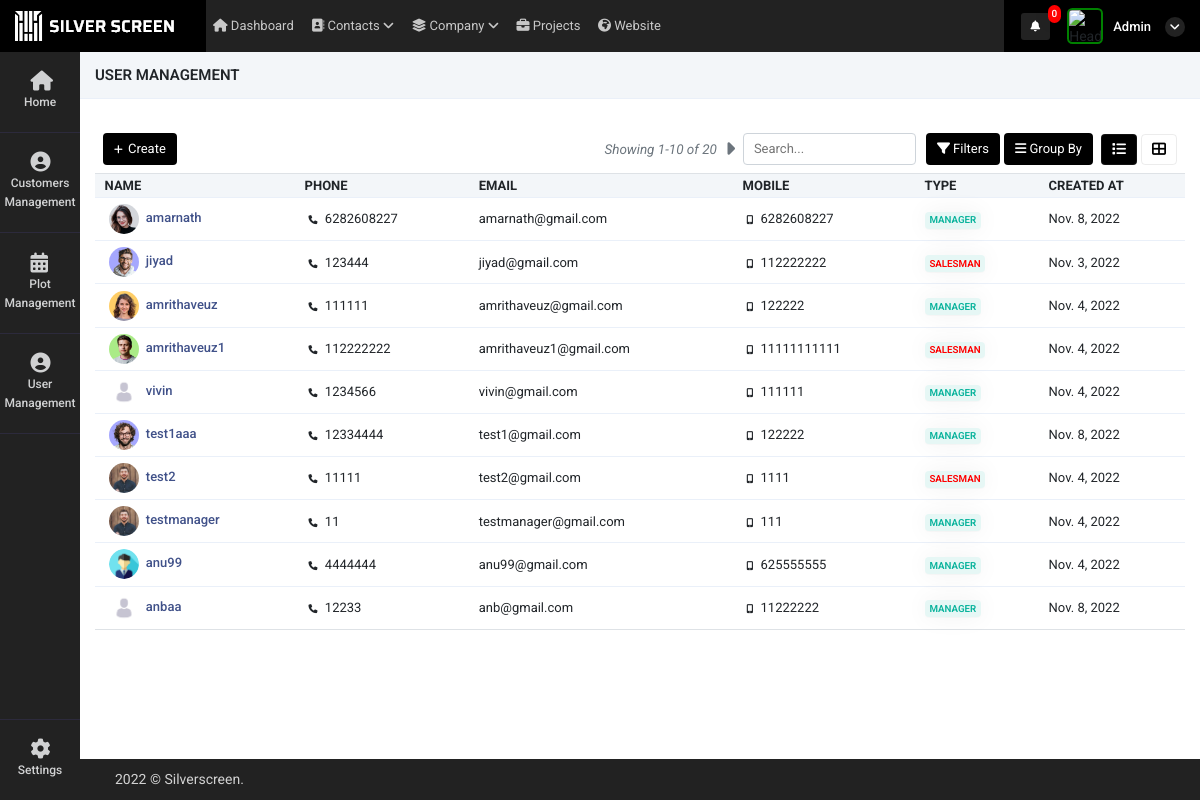
Screenshot of /user_management (signed in) with the database file from the repository.
### super_admin/models.py (models this page shows)
class common(models.Model):  # COMM0N
    dt = models.DateField(auto_now=True)
    tm = models.TimeField(auto_now=True)
    updated = models.DateTimeField(default=timezone.now)
    status = models.CharField(max_length=255, null=True)
    class Meta:
        abstract = True

class user_Details(common):
    auth_user = models.ForeignKey(User,on_delete=models.CASCADE,related_name="auth_user_login_id", null=True)
    name = models.CharField(max_length=255,null=True)
    phone = models.CharField(max_length=255,null=True)
    email = models.EmailField(null=True)
    mobile = models.CharField(max_length=255,null=True)
    emp_id = models.CharField(max_length=255,null=True)
    address1 = models.CharField(max_length=255,null=True)
    address2 = models.CharField(max_length=255,null=True)
    city = models.CharField(max_length=255,null=True)
    state = models.CharField(max_length=255,null=True)
    country = models.CharField(max_length=255,null=True)
    zip = models.CharField(max_length=255,null=True)
    password_geration_type = models.CharField(max_length=255,choices=password_generate_option,null=True)
    user_type = models.CharField(max_length=255,choices=login_user_type,null=True)
    atatchment = models.FileField(upload_to="user_image",null=True)
    created_by = models.ForeignKey(User,on_delete=models.CASCADE,related_name="added_by_user_id", null=True)
    plot_list_view = models.CharField(max_length=255,null=True)
    price_visibility = models.IntegerField(null=True,default=1)
    property_access =  models.CharField(max_length=255,choices=property_access_option,null=True)
    manager_nav_ploat_permission = models.IntegerField(default=0)
    manager_nav_user_permission = models.IntegerField(default=0)
    manager_nav_plot_edit_permission = models.IntegerField(default=0)

### super_admin/views.py (the view)
# urls.py: path('user_management',views.user_management,name='user_management'),
def user_management(request):
    page_number = request.GET.get("page")
    user_data = user_Details.objects.all()
    data_paginator = Paginator(user_data, 10)
    try:
        page_obj = data_paginator.get_page(page_number)
    except PageNotAnInteger:
        page_obj = data_paginator.page(1)
    context = {
        'user_data': user_data,
        'page_obj': page_obj
    }
    return render(request, 'super_admin/user_management.html', context)

### super_admin/templates/super_admin/user_management.html (shortened to what this page needs)
 {% extends "super_admin/base10.html" %}
{% load static %}
    {% block content %}
    <div class="container-fluid px-0">
        <div class="row">
            <div class="col-12 buttns">
                <h5>User Management</h5>
            </div>
            </div>
            </div>
    <div class="container-fluid mt-4">
        <div class="tab-content contnt" id="demo_result_employee">
            <div class="tab-pane active" id="home1" role="tabpanel">
                <div
                    class="d-flex align-items-center justify-content-between px-2">
                    <div class="col-md-4 px-0">
                        <a href="create_user"><button type="button"
                                class="btn btn-prim add-btn create-button"><i
                                    class="fas fa-plus"></i>
                                Create
                            </button></a>
                    </div>
                    <div class="d-flex align-items-center">
                        <span class="text-muted d-flex align-items-center">
                            <i class="text-muted" style="font-size: 13.5px;">Showing {{ page_obj.start_index }}-{{ page_obj.end_index }} of {{ page_obj.paginator.count }}</i>
                            {% if page_obj.has_next %}
                                <a class="next_page_action" data-url="next_page_action_url_user?page={{page_obj.next_page_number}}"  style="color: black;" href="#"><i class="fas fa-caret-right ml-2 pagintn text-muted pagination_add" style="font-size: 20px;margin-top: 3px;"></i></a>
                            {% endif %}
                        </span>
                        <input type="text" class="form-cont ml-2"
                            placeholder="Search..." autocomplete="off"
                            id="search_value" value="" onkeyup="myFunction()">
                        <div class="dropdown btn-group fitr">
                            <button type="button" class="btn btn-prim dropdown-toggle" data-toggle="dropdown">
                                <i class="fas fa-filter"></i>
                                Filters
                            </button>
                        </div>
                        <div class="dropdown btn-group grpby">
                            <button type="button" class="btn btn-prim mx-1 dropdown-toggle" data-toggle="dropdown"> <i
                                    class="fas fa-bars"></i>
                                Group By
                            </button>
                        </div>
                        <ul class="nav nav-tabs nav-ta" role="tablist">
                            <li class="nav-item mx-1">
                                <a class="nav-link kan-tab active"
                                    data-toggle="tab" href="#ho" role="tab"
                                    aria-selected="false">
                                    <i class="fas fa-list"></i>
                                </a>
                            </li>
                            <li class="nav-item">
                                <a class="nav-link kan-tab" data-toggle="tab"
                                    href="#pro" role="tab"
                                    aria-selected="false">
                                    <i class="fas fa-th-large"></i>
                                </a>
                            </li>
                        </ul>
                    </div>
                </div>
                <div class="tab-content">
                    <div class="tab-pane active" id="ho" role="tabpanel">
                        <div class="table-responsive mb-1  mt-2">
                            <table class="table table-nowrap align-middle user_table"
                                id="orderTable">
                                <thead class="table-light">
                                    <tr class="text-uppercase">
                                        <th class="sort"
                                            data-sort="customer_name" style="width:200px;">
                                            Name</th>
                                        <th class="sort"
                                            data-sort="product_name">
                                           Phone
                                        </th>
                                        <th class="sort" data-sort="date">Email</th>
                                        <th class="sort" data-sort="company">
                                           Mobile
                                        </th>
                                        <th class="sort" data-sort="company">
                                            Type
                                         </th>
                                        <th class="sort" data-sort="company">
                                           Created At
                                        </th>
                                    </tr>
                                </thead>
                                <tbody class="list form-check-all append_search_result">
                                    {% for i in page_obj  %}
                                    <tr onclick="window.location='user_edit?id={{i.id}}'">
                                        {% if i.atatchment == "" %}
                                        <td class="id"><img style="width:30px;    border-radius: 50%;" src="{% static 'adminicon.jpg' %}" class="m-1"/><a href="user_edit?id={{i.id}}"
                                                class="fw-medium link-primary">&nbsp;{{i.name}}</a>
                                        </td>
                                        {% else %}
                                        <td class="id"><img style="width:30px;    border-radius: 50%;" src="./media/{{i.atatchment}}" class="m-1"/><a href="user_edit?id={{i.id}}"
                                                class="fw-medium link-primary">&nbsp;{{i.name}}</a>
                                        </td>
                                        {% endif %}
                                        <td class="customer_name"><i class="fa fa-phone m-1" style="font-size: 9px;"></i>&nbsp;{{i.phone}}
                                        </td>
                                        <td class="product_name">{{i.email}}</td>
                                        <td class="date"><i class="fa fa-mobile m-1" style="font-size: 9px;"></i>&nbsp;{{i.mobile}}</td>
                                        <td class="company">
                                            {% if i.user_type == "manager" %}
                                            <span
                                                class="badge badge-soft-success text-uppercase">Manager</span>
                                            {% elif i.user_type == "salesman"  %}
                                            <span style="color: red!important"
                                                class="badge badge-soft-success text-uppercase">Salesman</span>
                                            {% endif %}
                                            </td>
                                        <td class="status">{{i.dt}}
                                        </td>
                                    </tr>
                                    {% endfor %}
                                </tbody>
                            </table>
                        </div>
                    </div>
                </div>
            </div>
        </div>
    </div>
{% endblock %}

### super_admin/templates/super_admin/base10.html (shortened to what this page needs)
<!doctype html>
<html lang="en">
    {% load static %}
    {% load notification %}
<head>
    <link rel="stylesheet" href="{% static 'admin/css/morris.css' %}">
    <link href="{% static 'admin/css/bootstrap.min.css' %}" rel="stylesheet" type="text/css" />
    <link href="{% static 'admin/css/icons.css' %}" rel="stylesheet" type="text/css" />
    <link href="{% static 'admin/css/style.css' %}" rel="stylesheet" type="text/css" />
</head>
<body class="">
    <div id="wrapper">
        <div class="left side-menu">
            <div class="slimscroll-menu" id="remove-scroll">
                <div id="sidebar-menu" class="sidaber_menu">
                    <ul class="" id="side-menu">
                        <li>
                            <a class="splnav" href="{% url 'home' %}"> <i class="fa fa-home"></i>
                                <p>Home</p>
                            </a>
                        </li>
                        {% if request.user|get_user_type_action:"user_type" %}
                        <li>
                            <a href="customer_management" class="splnav"> <i class="fa fa-user-circle"></i>
                                <p>Customers Management</p>
                            </a>
                        </li>
                        {% endif %}
                        {% if request.user|get_nav_permission:"plot_management" %}
                        <li>
                            <a class="splnav" href="property_management"> <i class="fa fa-calendar"></i>
                                <p>Plot Management</p>
                            </a>
                        </li>
                        {% endif %}
                        {% if request.user|get_nav_permission:"user_management" %}
                        <li>
                            <a href="user_management" class="splnav"> <i class="fa fa-user-circle"></i>
                                <p>User  Management</p>
                            </a>
                        </li>
                        {% endif %}
                        <li class="bootm_toggle_settings_button ">
                            <a class="splnav bdr_btmnone_nav" href="profile"> <i class="fa fa-cog"></i>
                                <p>Settings</p>
                            </a>
                        </li>
                    </ul>
                </div>
            </div>
        </div>
        <div class="content-page">
            <div class="topbar">
                <div class="navbar-header">
                    <div class="d-flex">
                        <div class="binance">
                            <img src="{% static 'admin/img/silv.png' %}" alt="">
                        </div>
                    </div>
                    <ul class="navbar-nav1 bg-2 col">
                        <li class="nav-item d-none d-sm-inline-block">
                            <a href="" class="nav-link"><i class="fa fa-home"></i> Dashboard</a>
                        </li>
                        <li class="nav-item d-none d-sm-inline-block">
                            <a href="" class="nav-link"><i class="fa fa-address-book"></i> Contacts <i
                                    class="a-right fa fa-angle-down"></i></a>
                        </li>
                        <li class="nav-item d-none d-sm-inline-block">
                            <a href="" class="nav-link"><i class="fas fa-layer-group"></i> Company <i
                                    class="a-right fa fa-angle-down"></i></a>
                        </li>
                        <li class="nav-item d-none d-sm-inline-block">
                            <a href="" class="nav-link"><i class="fas fa-briefcase"></i> Projects</a>
                        </li>
                        <li class="nav-item d-none d-sm-inline-block">
                            <a href="" class="nav-link"><i class="fas fa-globe-africa"></i> Website</a>
                        </li>
                    </ul>
                    <div class="d-flex align-items-center icns">
                        <div class="dropdown topbar-head-dropdown ms-1 header-item">
                            <a href="view_all_activity">
                                <i class="fas fa-bell fs-icn">
                                    <span
                                        class="position-absolute topbar-badge fs-9 translate-middle badge rounded-pill bg-red">{{ request.user|get_notifications:"sss" }}</span></i>
                                    </a>
                        </div>
                        <div class="dropdown header-item topbar-user king button-drpdown">
                            <span class="d-flex align-items-center drpdown-toggle">
                                <img class="header-profile-user" src="{{ request.user|get_loginUsernameImage:"sss" }}" alt="Header Avatar">
                                <span class="text-start ms-xl-2">
                                    <span class="d-none d-xl-inline-block ms-1 fw-medium user-name-text">  {{request.user.username|title}}</span>
                                    <i class="pro-icn fa fa-angle-down"></i>
                                </span>
                            </span>
                        </div>
                    </div>
                </div>
            </div>
            <div class="content">
                {% block content %}
                {% endblock %}
            </div>
            <footer class="footer">
                <div class="container-fluid">
                    <div class="row">
                        <div class="col-sm-6">
                             © Silverscreen.
                        </div>
                        <div class="col-sm-6">
                        </div>
                    </div>
                </div>
            </footer>
        </div>
    </div>
</body>
</html>

### rows the page displays
user_Details: atatchment (picture), name "amarnath", phone "6282608227", email "amarnath@gmail.com", mobile "6282608227", user_type "MANAGER", dt "Nov. 8, 2022"
user_Details: atatchment (picture), name "jiyad", phone "123444", email "jiyad@gmail.com", mobile "112222222", user_type "SALESMAN", dt "Nov. 3, 2022"
user_Details: atatchment (picture), name "amrithaveuz", phone "111111", email "amrithaveuz@gmail.com", mobile "122222", user_type "MANAGER", dt "Nov. 4, 2022"
user_Details: atatchment (picture), name "amrithaveuz1", phone "112222222", email "amrithaveuz1@gmail.com", mobile "11111111111", user_type "SALESMAN", dt "Nov. 4, 2022"
user_Details: name "vivin", phone "1234566", email "vivin@gmail.com", mobile "111111", user_type "MANAGER", dt "Nov. 4, 2022"
user_Details: atatchment (picture), name "test1aaa", phone "12334444", email "test1@gmail.com", mobile "122222", user_type "MANAGER", dt "Nov. 8, 2022"
user_Details: atatchment (picture), name "test2", phone "11111", email "test2@gmail.com", mobile "1111", user_type "SALESMAN", dt "Nov. 4, 2022"
user_Details: atatchment (picture), name "testmanager", phone "11", email "testmanager@gmail.com", mobile "111", user_type "MANAGER", dt "Nov. 4, 2022"
user_Details: atatchment (picture), name "anu99", phone "4444444", email "anu99@gmail.com", mobile "625555555", user_type "MANAGER", dt "Nov. 4, 2022"
user_Details: atatchment (placeholder picture), name "anbaa", phone "12233", email "anb@gmail.com", mobile "11222222", user_type "MANAGER", dt "Nov. 8, 2022"

### other values shown
{{ request.user|get_notifications:"sss" }} "0"
{{ request.user.username|title }} "Admin"
{{ page_obj.start_index }} "1"
{{ page_obj.end_index }} "10"
{{ page_obj.paginator.count }} "20"
